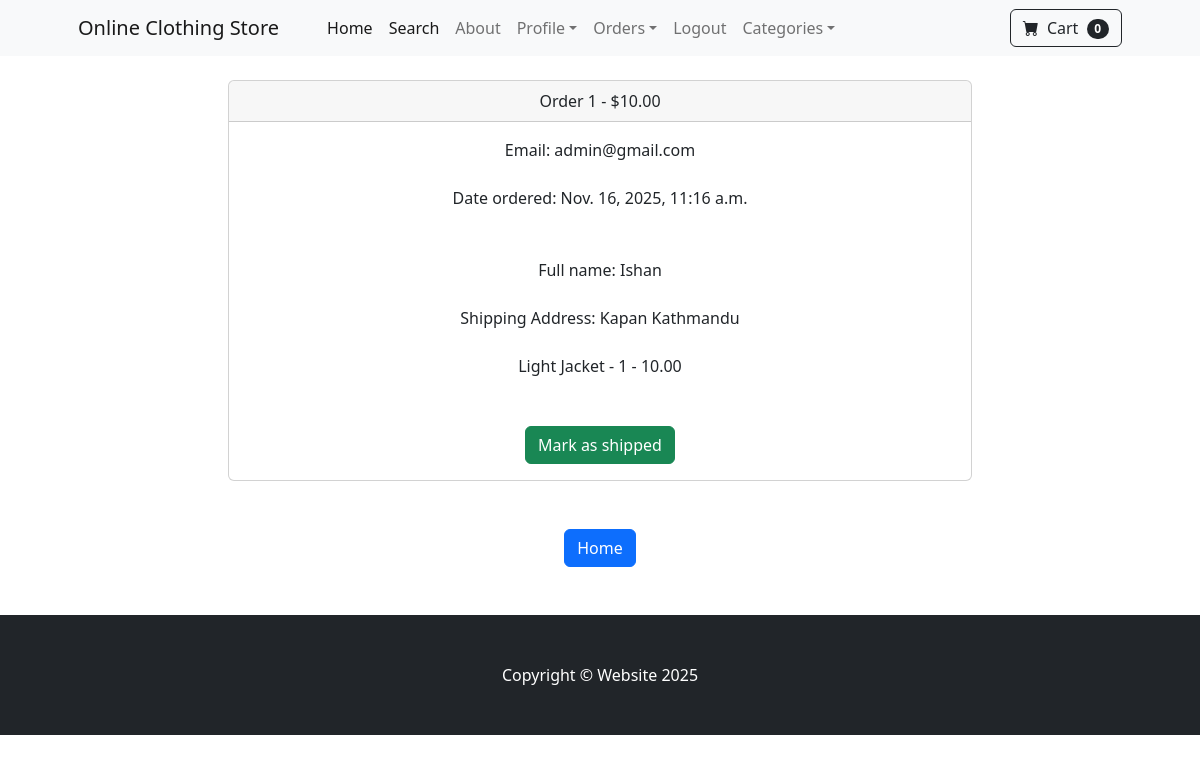
Page /payment/orders/1 (signed in) on the earlier database version.
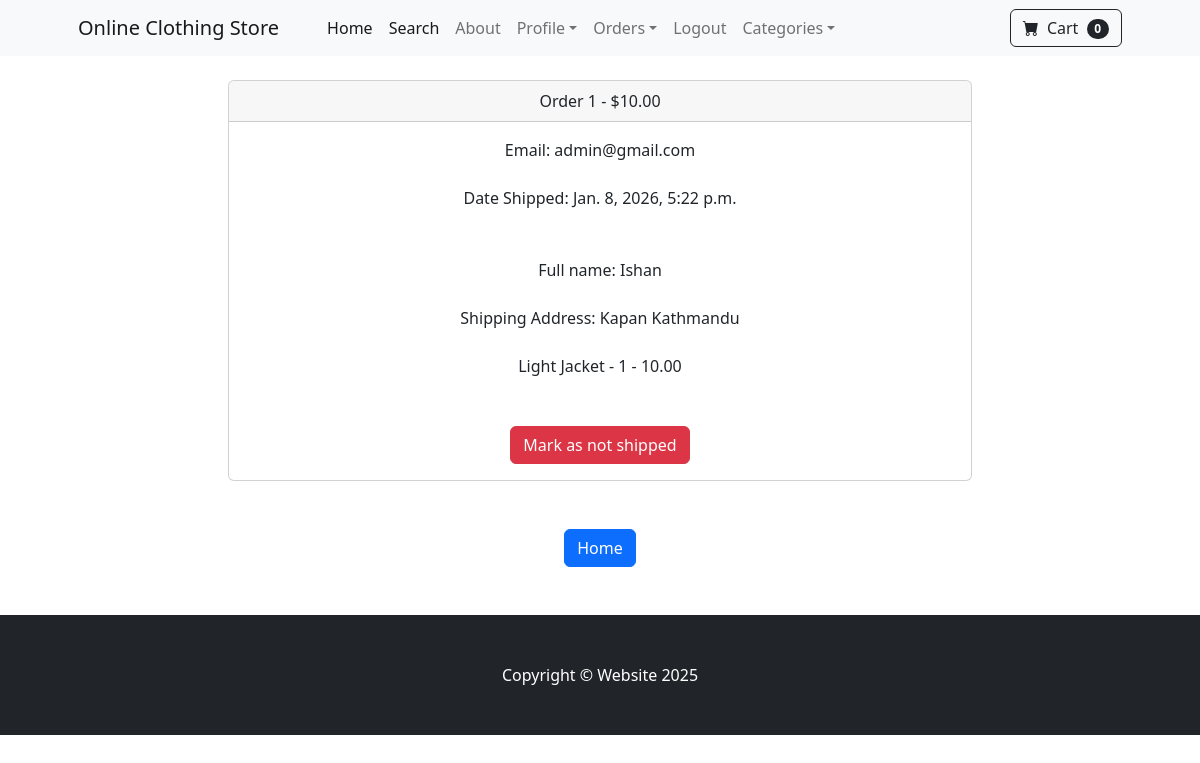
Same page on the later database version.
### payment/models.py (models this page shows, shortened)
class Order(models.Model):
    user = models.ForeignKey(User, on_delete=models.CASCADE, null=True, blank=True)#foreign key
    full_name = models.CharField(max_length=100)
    email = models.CharField(max_length=100)
    shipping_address = models.TextField(max_length=20000)
    amount_paid = models.DecimalField(max_digits=100,decimal_places=2)
    date_ordered = models.DateTimeField(auto_now_add=True)
    shipped = models.BooleanField(default=False)
    date_shipped = models.DateTimeField(blank=True,null=True,)

### payment/views.py (the view, shortened to what this page needs)
# urls.py: path('orders/<int:pk>',views.orders, name='orders'),
def orders(request,pk):
    if request.user.is_authenticated and request.user.is_superuser:
        order = Order.objects.get(id=pk)
        items = OrderItem.objects.filter(order=pk)
        return render(request, 'payment/orders.html',{"order" : order, "items" : items} )
    else:
        messages.success(request,"Accesss denied!")
        return redirect('home')

### cart/cart.py (called while the page is built)
    def __len__(self):
        return len(self.cart)

### cart/context_processors.py (called while the page is built)
def cart(request):
    return {'cart' : Cart(request)}

### store/models.py (called while the page is built)
    def __str__(self):
        return self.name

### payment/templates/payment/orders.html (shortened to what this page needs)
{% extends "base.html" %}
{% block content %}
        <br>
        <div class="container">
            <div class="row">
                <center>
                    <div class="col-8">
<div class="card">
  <div class="card-header">
   Order {{ order.id }} - ${{order.amount_paid}}
  </div>
  <div class="card-body">
    Email: {{order.email}} <br> <br>
    {% if order.date_shipped %}
    Date Shipped: {{order.date_shipped}} <br>
    {% else %}
    Date ordered: {{order.date_ordered}} <br>
    {% endif %}
    <br> <br>
    Full name: {{order.full_name}}  <br> <br>
    Shipping Address: {{order.shipping_address}}  <br> <br>
    {% for item in items %}
    {{item.product}} - {{item.quantity}} - {{item.price}} <br>
    {% endfor %}
    <br> <br>
    {% if not order.shipped %}
    <form action="" method="POST">
      <button type="Submit" class="btn btn-success">Mark as shipped</button>
      </form>
      {% else %}
      <form action="" method="POST">
      <button type="Submit" class="btn btn-danger">Mark as not shipped</button>
      </form>
      {% endif %}
  </div>
</div> <br> <br>
<a href=" {% url "home" %} " class="btn btn-primary">Home</a>
        </div>
                </center>
            </div>
        </div>  <br> <br>
{% endblock content %}

Differences in the rows shown:
changed Order "admin@gmail.com": date_shipped (not shown) → "Jan. 8, 2026, 5:22 p.m."; shipped False → True (drawn); date_ordered "Nov. 16, 2025, 11:16 a.m." → (not shown)
Other differences:
text no longer shown: "Date ordered: Mark as shipped"
text now shown: "Date Shipped: Mark as not shipped"
